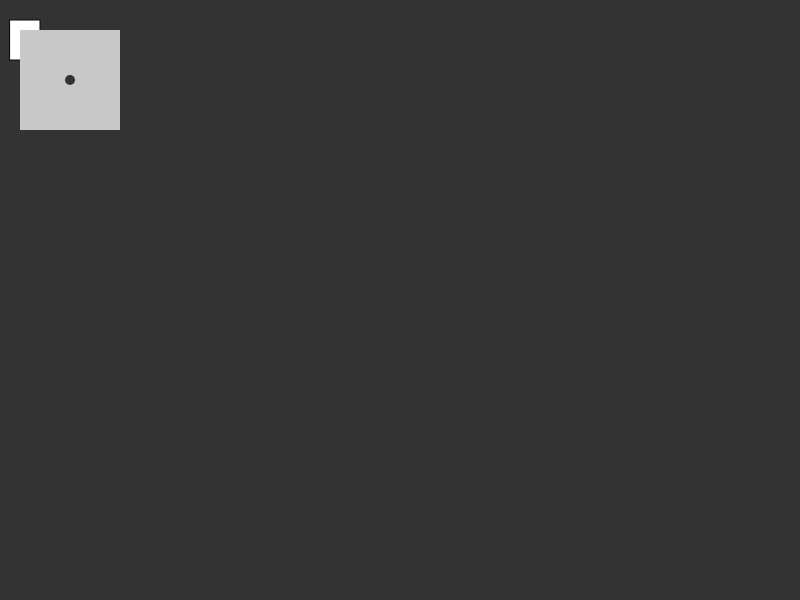
Frame 1 (no input)
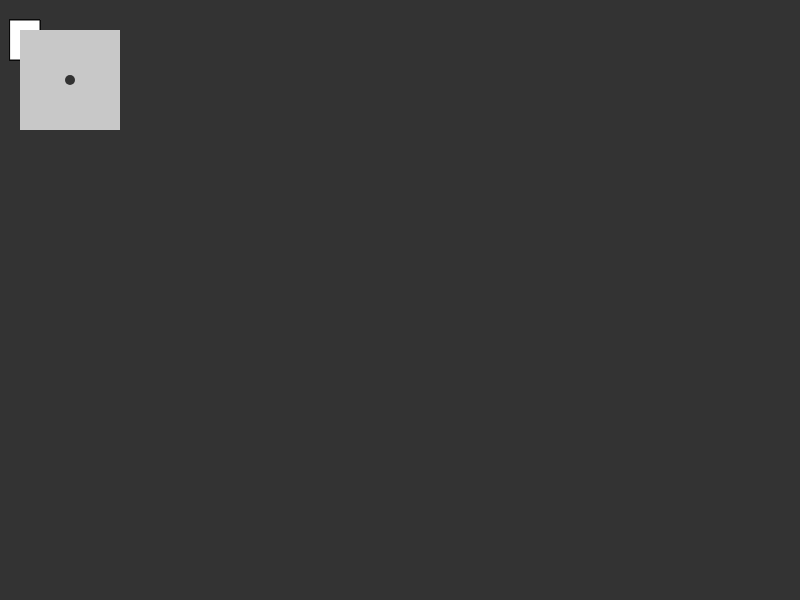
Frame 60 (no input)
Frame 120 (the mouse pressed at the canvas centre since frame 60): identical to frame 60, image omitted

The p5.js sketch that drew these frames (run headless with seeded random() and noise() and a simulated clock; from frame 60 on, the mouse is pressed at the canvas centre):

// p5.js sketch
// ── sketch.js
let pg;

function setup() {
  createCanvas(800, 600, 'P2D');
  background(51);
  pg = createGraphics(100, 100, 'P2D')
}

function draw() {
  stroke(10);
  rect(10, 20, 30, 40);
  pg.background(200);
  pg.fill(50);
  pg.noStroke();
  pg.ellipse(50, 50, 10, 10)
  image(pg, 20, 30, 100, 100);
}


// ── dynamicWorld.js
/*
    MaterialPoint class is a template for physical idea of a material point. 
    It has a mass (m), position vector (rtd0), velocity vector (rtd1), 
    acceleration vector (rtd2), and higher order time derivatives of the position
    vector (rtd3 and rtd4). They can also have radii, currently only for visual
    purposes, it is drawn as a circle of given radius and color;

    The force variable holds the resulting force from other material points and 
    environment;

    Two types of material points are implemented:
        type = 0 --- standard material point, it can move and interact with other
                     material points;
        type = 1 --- virtual material point, it can move, but does not interact
                     with other material points. They serve as frames of reference;
*/
class MaterialPoint {
    constructor(m=1, x=0, y=0, vx=0, vy=0, type=0) {
        this.m = m;
        this.rtd0 = createVector(x, y);
        this.rtd1 = createVector(vx, vy);
        this.rtd2 = createVector(0, 0);
        this.rtd3 = createVector(0, 0);
        this.rtd4 = createVector(0, 0);
        this.force = createVector(0, 0);
        this.type = type;
        this.radius = 10;
        this.color = color(0, 0, 0);
    }
}


class World {
    constructor(Lx, Ly) {
        this.world_size = createVector(Lx, Ly);        
        this.particles = [];
        this.t = 0;
        this.dt = 0.01;
        this.origin = new MaterialPoint(m=0, x=this.world_size.x/2, y=this.world_size.y, type=1);
        this.particles.push(this.origin);
        this.gravity = 6.67408e-11;
        this.isGravityOn = false;
        this.canvas = createGraphics(this.world_size.x, this.world_size.y, 'P2D');
    }


}
